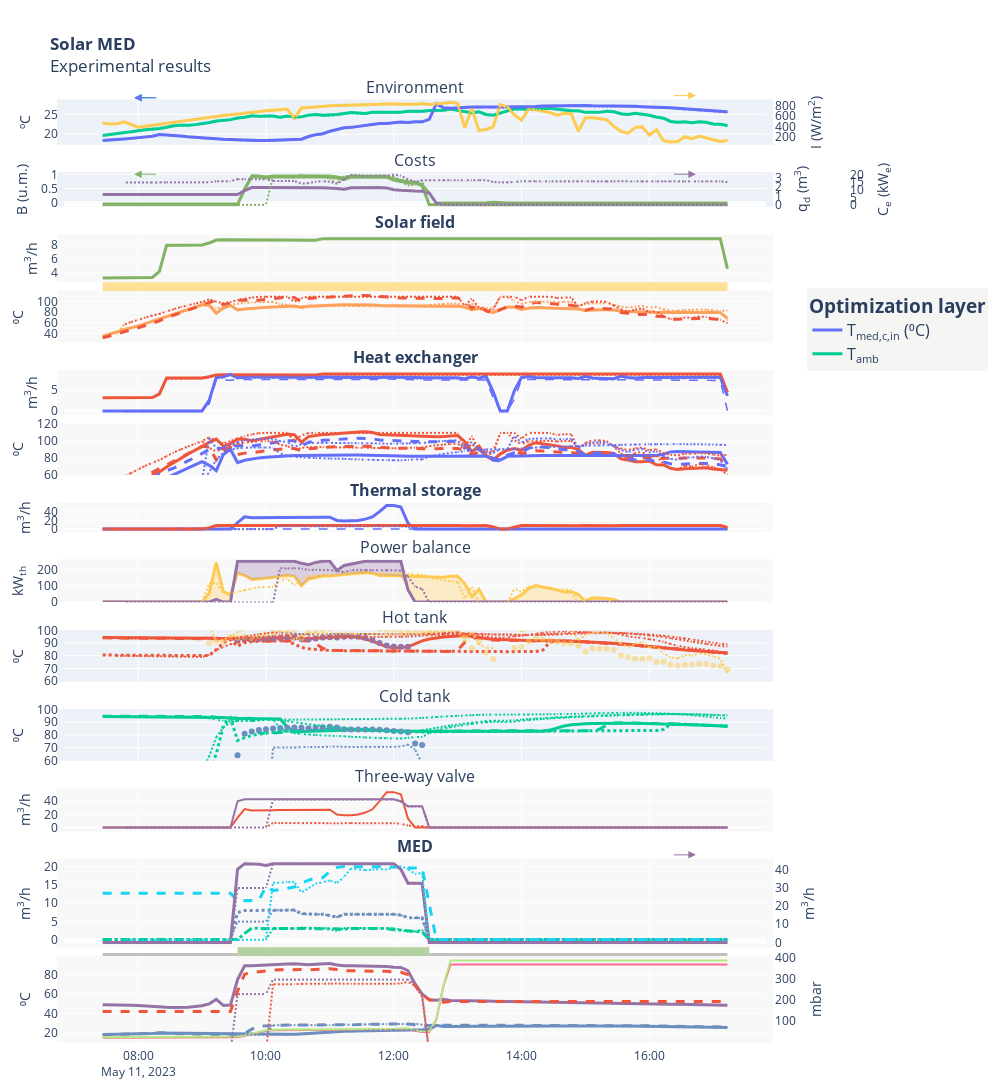

Notebook code for this chart:
### Markdown cell above
### Model evaluation using `evaluate_model`

### Code cell
from solarmed_modeling.solar_med.utils import evaluate_model
from solarmed_modeling.solar_med import ModelParameters, FixedModelParameters

logger.enable("solarmed_modeling.solar_med.utils")

dfs_mod, stats = evaluate_model(
    df=df,
    sample_rate=sample_rate_numeric,
    model_params=ModelParameters(),
    fixed_model_params=FixedModelParameters(),
    alternatives_to_eval=["constant-water-props"],
)

fig = experimental_results_plot(
    plot_config,
    df,
    df_comp=dfs_mod[0],
    vars_config=vars_config,
    resample=resample_figures,
)

fig.show(
    config=generate_plotly_config(
        fig, figure_name=f'solar_med_{df.index[0].strftime("%Y%m%d")}'
    )
)
